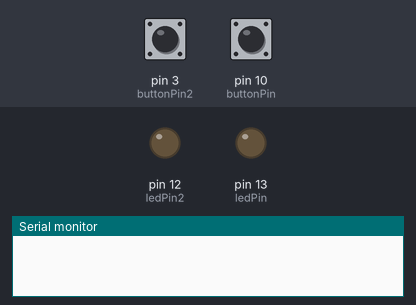
Bench run of a sketch on a simulated Arduino Uno, built with avr-gcc and run on an emulated ATmega328P. On the bench: output pins drawn as LEDs (lit = HIGH), the last lines printed to the serial monitor. Inputs (shaded band) come from the test bench; at power-on: pin 3 (buttonPin2) LOW, pin 10 (buttonPin) LOW.

Above: at 1.2 s.
1.3 s: pin 3 (buttonPin2) pulled HIGH for 0.15 s
At 1.37 s:
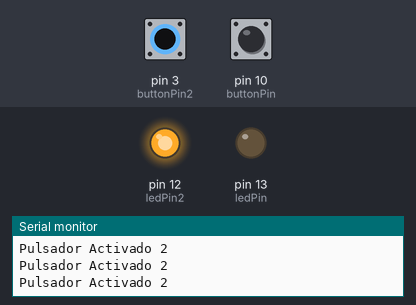
2.9 s: pin 10 (buttonPin) pulled HIGH for 0.15 s
At 2.97 s:
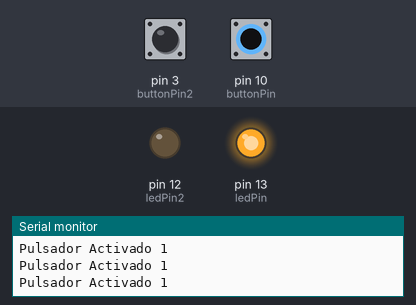
4.5 s: pin 10 (buttonPin) pulled HIGH for 3.2 s
At 8.8 s:
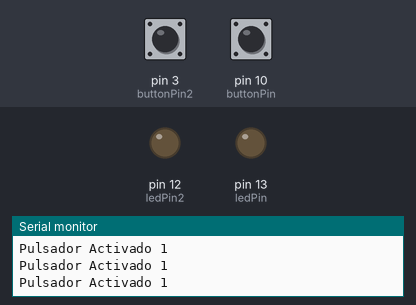
9.2 s: pin 3 (buttonPin2) pulled HIGH for 3.2 s
At 9.6 s:
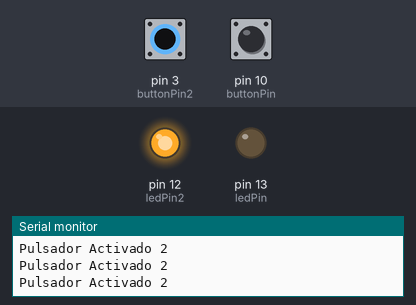
13.9 s: pin 3 (buttonPin2) driven HIGH and pin 10 (buttonPin) driven HIGH
At 14.4 s:
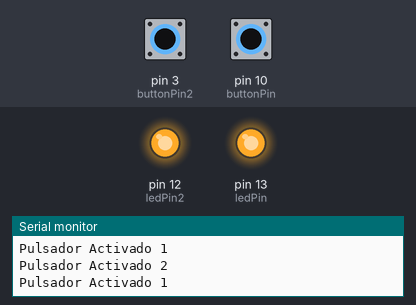
Timing chart, 0 to 16.4 s (numbered marks = the images above; inputs shaded):
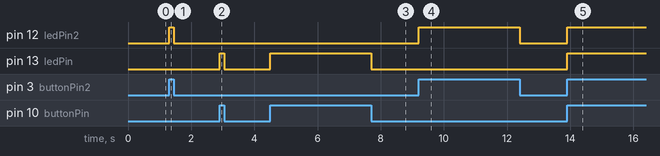

The sketch:

PulsadorSerial.ino
```cpp
const int buttonPin = 10;
const int buttonPin2 = 3;
const int ledPin = 13;
const int ledPin2 = 12;
// declaracion de variables
int buttonState = 0;
int buttonState1 = 0;

void setup() {
  pinMode(ledPin, OUTPUT);
  pinMode(buttonPin, INPUT);

  pinMode(ledPin2, OUTPUT);
  pinMode(buttonPin2, INPUT);

   Serial.begin(9600);

}

void loop(){
  buttonState = digitalRead(buttonPin);
  buttonState1 = digitalRead(buttonPin2);


  if (buttonState == HIGH) {
    digitalWrite(ledPin, HIGH);
    Serial.println("Pulsador Activado 1");
  }
  else {
    digitalWrite(ledPin, LOW);
  }

  if (buttonState1 == HIGH) {
    digitalWrite(ledPin2, HIGH);
    Serial.println("Pulsador Activado 2");
  }
  else {
    digitalWrite(ledPin2, LOW);
  }
}
```

Measured:
- after the input at 1.3 s, pin 12 (ledPin2): LOW → HIGH at once, → LOW 0.15 s later
- after the input at 2.9 s, pin 13 (ledPin): LOW → HIGH at once, → LOW 0.15 s later
- after the input at 4.5 s, pin 13 (ledPin): LOW → HIGH at once, → LOW 3.2 s later
- after the input at 9.2 s, pin 12 (ledPin2): LOW → HIGH at once, → LOW 3.2 s later
- after the input at 13.9 s, pin 12 (ledPin2), pin 13 (ledPin): LOW → HIGH at once
